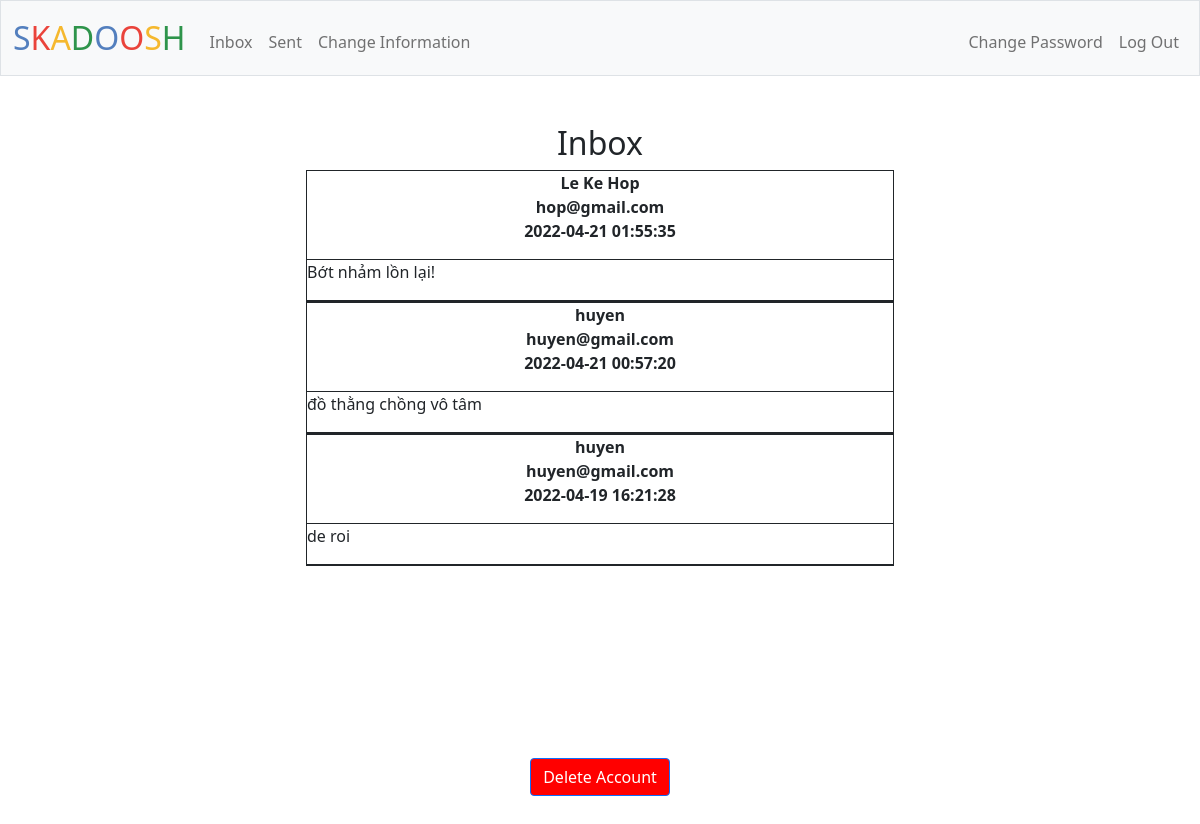
The page /inbox (signed in) on the database its author committed.
### tables this page shows
CREATE TABLE mail_box (id INTEGER PRIMARY KEY AUTOINCREMENT NOT NULL, 
sender_id INTEGER NOT NULL, receiver_id INTEGER NOT NULL, 
sender TEXT NOT NULL, receiver TEXT NOT NULL, 
date TIMESTAMP NOT NULL, mail TEXT NOT NULL);

CREATE TABLE informations (user_id INTEGER NOT NULL, name TEXT NOT NULL, birth TEXT, place TEXT, number TEXT, email TEXT NOT NULL UNIQUE);

### app.py (the view)
@app.route("/inbox")
@login_required
def inbox():
    user_id = session['user_id']
    rows = db.execute("SELECT * FROM mail_box WHERE receiver_id = ? ORDER BY date DESC", user_id)
    mails = []
    for row in rows:
        mail = {}
        mail['sender'] = row['sender']
        sender_id = row['sender_id']
        mail['email'] = db.execute("SELECT email FROM informations WHERE user_id = ?", sender_id)[0]['email']
        mail['mail'] = row['mail']
        mail['date'] = row['date']
        mails.append(mail)
    return render_template("inbox.html", mails=mails)

### app.py (called while the page is built)
@app.after_request
def after_request(response):
    response.headers["Cache-Control"] = "no-cache, no-store, must-revalidate"
    response.headers["Expires"] = 0
    response.headers["Pragma"] = "no-cache"
    return response

### helpers.py (called while the page is built)
def login_required(f):
    @wraps(f)
    def decorated_function(*args, **kwargs):
        if session.get("user_id") is None:
            return redirect("/login")
        return f(*args, **kwargs)
    return decorated_function

### templates/inbox.html (shortened to what this page needs)
{% extends "layout.html" %}
{% block sent %}
    <h2>Inbox</h2>
    {% for mail in mails %}
    <div id="sent">
        <div><p id="mail-sender">{{ mail['sender'] }} <br> {{ mail['email'] }} <br> {{ mail['date'] }}</p></div>
        <div id="mail"><p id="content">{{ mail['mail'] }}</p></div>
    </div>
    {% endfor %}
{% endblock %}

### templates/layout.html (shortened to what this page needs)
<!DOCTYPE html>
<html lang="en">
    <head>
        <link href="https://cdn.jsdelivr.net/npm/bootstrap@5.1.3/dist/css/bootstrap.min.css" rel="stylesheet">
        <link href="/static/styles.css" rel="stylesheet">
    </head>
    <body>
        <nav class="bg-light border navbar navbar-expand-md navbar-light">
            <div class="container-fluid">
                <a class="navbar-brand" href="/"><span class="blue">S</span><span class="red">K</span><span class="yellow">A</span><span class="green">D</span><span class="blue">O</span><span class="red">O</span><span class="yellow">S</span><span class="green">H</span></a>
                <div class="collapse navbar-collapse" id="navbar">
                    {% if session["user_id"] %}
                        <ul class="navbar-nav me-auto mt-2">
                            <li class="nav-item"><a class="nav-link" href="/inbox">Inbox</a></li>
                            <li class="nav-item"><a class="nav-link" href="/sent">Sent</a></li>
                            <li class="nav-item"><a class="nav-link" href="/change_information">Change Information</a></li>
                        </ul>
                        <ul class="navbar-nav ms-auto mt-2">
                            <li class="nav-item"><a class="nav-link" href="/change_password">Change Password</a></li>
                            <li class="nav-item"><a class="nav-link" href="/logout">Log Out</a></li>
                        </ul>
                    {% else %}
                        <ul class="navbar-nav ms-auto mt-2">
                            <li class="nav-item"><a class="nav-link" href="/register">Register</a></li>
                            <li class="nav-item"><a class="nav-link" href="/login">Log In</a></li>
                        </ul>
                    {% endif %}
                </div>
            </div>
        </nav>
        <div class="container-fluid py-5" id="main">
            {% block sent %}{% endblock %}
        </div>
        <main class="container-fluid py-5 text-center">
        </main>
    </body>
    <footer>
        <main class="container-fluid py-5 text-center">
            <form action="/" method="post">
                <button id="deleteAccount" class="btn btn-primary" type="submit">Delete Account</button>
            </form>
        </main>
    </footer>
</html>

### static/styles.css (style rules this page uses)
nav .navbar-brand { font-size: xx-large; }
nav .navbar-brand .blue { color: #537fbe; }
nav .navbar-brand .red { color: #ea433b; }
nav .navbar-brand .yellow { color: #f5b82e; }
nav .navbar-brand .green { color: #2e944b; }
#deleteAccount { background-color:red; }

### templates/inbox.html (style rules this page uses)
h2 { text-align: center; }
#sent { margin:auto; border: 1px solid; width: 50%; }
#sent div { border-bottom: 1px solid; }
#sent #mail { word-wrap: break-word; overflow-y: scroll; max-height: 100px; }
#mail-sender { text-align: center; font-weight: bold; }
#content { text-align: left; }

### rows shown on the page
mail_box: sender "Le Ke Hop", date "2022-04-21 01:55:35", mail "Bớt nhảm lồn lại!"
informations: email "hop@gmail.com"
mail_box: sender "huyen", date "2022-04-21 00:57:20", mail "đồ thằng chồng vô tâm"
informations: email "huyen@gmail.com" "huyen@gmail.com"
mail_box: sender "huyen", date "2022-04-19 16:21:28", mail "de roi"
